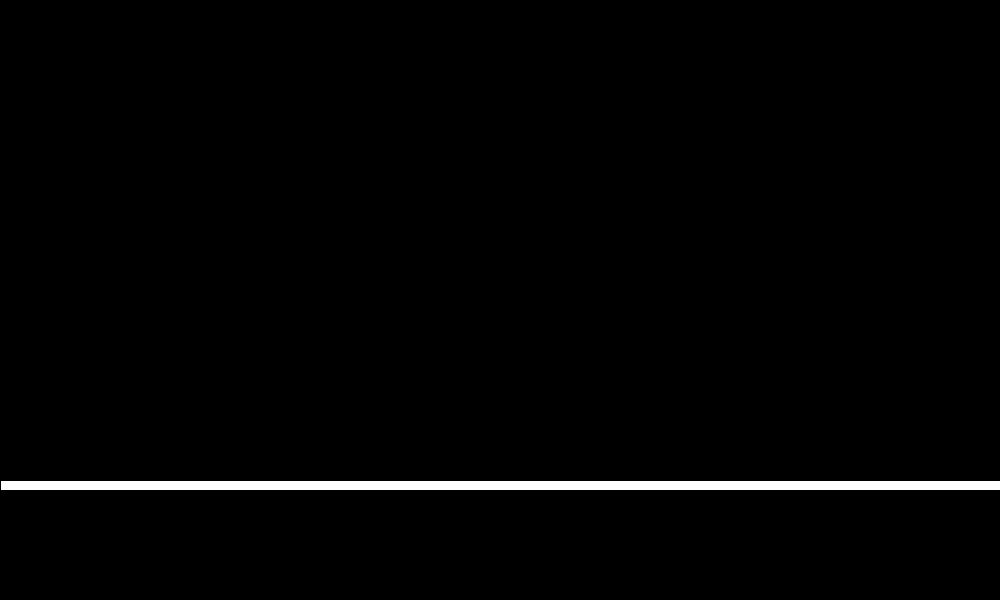
Frame 1 (no input)
Frame 60 (the mouse pressed at the canvas centre just before this capture): identical to frame 1, image omitted
Frame 120 (the mouse held since frame 60 and released just before this capture): identical to frame 1, image omitted

The Processing sketch that drew this single still picture (run headless with seeded random() and noise(); from frame 60 on, the mouse is pressed at the canvas centre):

// Processing sketch: sketch_260504a
// ── sketch_260504a.pde
int xPos = 0;
int yPos = 480;



boolean paused = false;

void setup(){
      size(1000, 600);
}

void draw(){
  if (paused) {   // Pause screen
    background(0);
    fill(255);
    textSize(40);
    text("PAUSED", width / 2-100, height/ 2);
    return;  
  }
  
  
  background(0);
  rect(xPos, yPos, 10000, 10);
 
}



void keyPressed(){
   if (key == 'p') {
    paused = !paused;
   }
  
}



void keyReleased(){
  
  
  
}

// ── Player.pde
class Player {

  int PlayerY = 200;
  int PlayerX = 940;
  int PlayerSpeedX = 0;
  int PlayerSpeedY = 0;
  int maxJump = -1000000000;
  
  boolean onGround = true;
}
